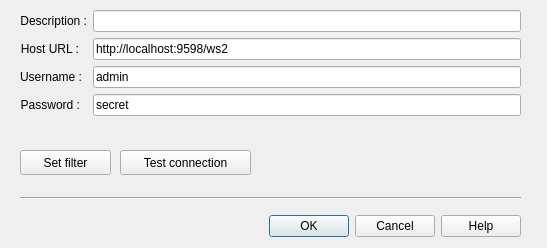
<?xml version="1.0" encoding="UTF-8"?>
<ui version="4.0">
 <class>CDlgConnSettingsWs2</class>
 <widget class="QDialog" name="CDlgConnSettingsWs2">
  <property name="geometry">
   <rect>
    <x>0</x>
    <y>0</y>
    <width>547</width>
    <height>248</height>
   </rect>
  </property>
  <property name="baseSize">
   <size>
    <width>0</width>
    <height>0</height>
   </size>
  </property>
  <property name="windowTitle">
   <string>Websocket WS2 Connection</string>
  </property>
  <widget class="QDialogButtonBox" name="buttonBox">
   <property name="geometry">
    <rect>
     <x>20</x>
     <y>210</y>
     <width>501</width>
     <height>32</height>
    </rect>
   </property>
   <property name="orientation">
    <enum>Qt::Horizontal</enum>
   </property>
   <property name="standardButtons">
    <set>QDialogButtonBox::Cancel|QDialogButtonBox::Help|QDialogButtonBox::Ok</set>
   </property>
   <property name="centerButtons">
    <bool>false</bool>
   </property>
  </widget>
  <widget class="QWidget" name="formLayoutWidget">
   <property name="geometry">
    <rect>
     <x>20</x>
     <y>10</y>
     <width>501</width>
     <height>131</height>
    </rect>
   </property>
   <layout class="QFormLayout" name="formLayout">
    <item row="0" column="0">
     <widget class="QLabel" name="label">
      <property name="text">
       <string>Description :</string>
      </property>
      <property name="alignment">
       <set>Qt::AlignRight|Qt::AlignTrailing|Qt::AlignVCenter</set>
      </property>
     </widget>
    </item>
    <item row="0" column="1">
     <widget class="QLineEdit" name="editDescription"/>
    </item>
    <item row="1" column="0">
     <widget class="QLabel" name="label_2">
      <property name="text">
       <string>Host URL :</string>
      </property>
      <property name="alignment">
       <set>Qt::AlignRight|Qt::AlignTrailing|Qt::AlignVCenter</set>
      </property>
     </widget>
    </item>
    <item row="1" column="1">
     <widget class="QLineEdit" name="editUrl">
      <property name="toolTip">
       <string>Address to remote host. Prefix with stcp:// for SSL/TLS</string>
      </property>
      <property name="text">
       <string>http://localhost:9598/ws2</string>
      </property>
     </widget>
    </item>
    <item row="2" column="0">
     <widget class="QLabel" name="label_3">
      <property name="text">
       <string>Username :</string>
      </property>
      <property name="alignment">
       <set>Qt::AlignRight|Qt::AlignTrailing|Qt::AlignVCenter</set>
      </property>
     </widget>
    </item>
    <item row="2" column="1">
     <widget class="QLineEdit" name="editUsername">
      <property name="toolTip">
       <string>User name to connect to remote host</string>
      </property>
      <property name="text">
       <string>admin</string>
      </property>
     </widget>
    </item>
    <item row="3" column="0">
     <widget class="QLabel" name="label_4">
      <property name="text">
       <string>Password :</string>
      </property>
      <property name="alignment">
       <set>Qt::AlignRight|Qt::AlignTrailing|Qt::AlignVCenter</set>
      </property>
     </widget>
    </item>
    <item row="3" column="1">
     <widget class="QLineEdit" name="editPassword">
      <property name="toolTip">
       <string>Password to connect to remote host</string>
      </property>
      <property name="text">
       <string>secret</string>
      </property>
     </widget>
    </item>
   </layout>
  </widget>
  <widget class="QPushButton" name="btnSetFilter">
   <property name="geometry">
    <rect>
     <x>20</x>
     <y>150</y>
     <width>91</width>
     <height>25</height>
    </rect>
   </property>
   <property name="minimumSize">
    <size>
     <width>0</width>
     <height>0</height>
    </size>
   </property>
   <property name="baseSize">
    <size>
     <width>0</width>
     <height>0</height>
    </size>
   </property>
   <property name="text">
    <string>Set filter</string>
   </property>
  </widget>
  <widget class="QPushButton" name="btnTestConnection">
   <property name="geometry">
    <rect>
     <x>120</x>
     <y>150</y>
     <width>131</width>
     <height>25</height>
    </rect>
   </property>
   <property name="text">
    <string>Test connection</string>
   </property>
  </widget>
  <widget class="Line" name="line">
   <property name="geometry">
    <rect>
     <x>20</x>
     <y>190</y>
     <width>501</width>
     <height>16</height>
    </rect>
   </property>
   <property name="orientation">
    <enum>Qt::Horizontal</enum>
   </property>
  </widget>
 </widget>
 <resources/>
 <connections>
  <connection>
   <sender>buttonBox</sender>
   <signal>accepted()</signal>
   <receiver>CDlgConnSettingsWs2</receiver>
   <slot>accept()</slot>
   <hints>
    <hint type="sourcelabel">
     <x>248</x>
     <y>254</y>
    </hint>
    <hint type="destinationlabel">
     <x>157</x>
     <y>274</y>
    </hint>
   </hints>
  </connection>
  <connection>
   <sender>buttonBox</sender>
   <signal>rejected()</signal>
   <receiver>CDlgConnSettingsWs2</receiver>
   <slot>reject()</slot>
   <hints>
    <hint type="sourcelabel">
     <x>316</x>
     <y>260</y>
    </hint>
    <hint type="destinationlabel">
     <x>286</x>
     <y>274</y>
    </hint>
   </hints>
  </connection>
 </connections>
</ui>
